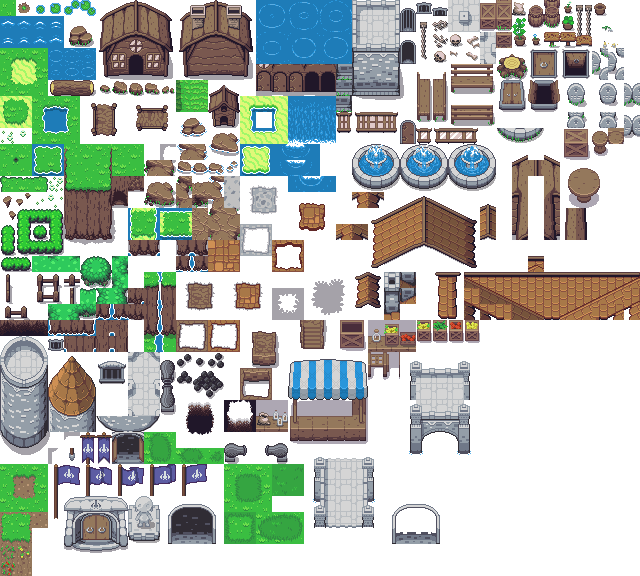
#> input picture assets/zelda-like/Overworld.png, 640 x 576 px, found by its file name
$ python depth_assets.py ../../assets/zelda-like/Overworld.png ../../assets/zelda-like/Overworld.png
#> lines starting #> are read from the running program, lines starting #| are printed output that depends on the picture
"""Builds the depth sorting snippet's art from the Zelda-like pack's Overworld.png.

ground: a 256x256 grass background. statue and flag: one 32x64 sprite each, with the art at the
bottom, so the sprite's bottom edge is the ground the thing stands on. stall: the market stall cut
into 9 pieces of 32x32, one frame each, left to right and top to bottom; the stall's bottom edge
is the bottom of the last row too. Semi-transparent shadows are blended onto the grass.

Usage: python3 depth_assets.py <assets/zelda-like folder> <snippets/depth folder>
"""
import json
import sys

from PIL import Image

TRANSPARENT = (255, 0, 255)  # palette index 0: any color the art doesn't use

assets, snippet = sys.argv[1:]
overworld = Image.open(f'{assets}/Overworld.png').convert('RGBA')
#> overworld is the input picture: PIL image 640x576 RGBA; mean R, G, B, A 59.9, 67.8, 59.2, 133.3
grass = overworld.crop((0, 0, 16, 16)).convert('RGB')
grass_pixels = list(grass.getdata())
#> grass_pixels = 256 items, first 6: (58, 190, 65), (58, 190, 65), (58, 190, 65), (58, 190, 65), (58, 190, 65), (58, 190, 65)
grass_color = max(set(grass_pixels), key=grass_pixels.count)
#> grass_color = (58, 190, 65)


def flatten(art):
    """RGBA to RGB: clear pixels become TRANSPARENT, soft shadows are blended onto the grass."""
    out = Image.new('RGB', art.size, TRANSPARENT)
    for index, (r, g, b, a) in enumerate(art.getdata()):
        if a:
            color = tuple(round((c * a + k * (255 - a)) / 255) for c, k in zip((r, g, b), grass_color))
            out.putpixel((index % art.size[0], index // art.size[0]), color)
    return out


def save_indexed(img, name, info):
    pixels = list(img.getdata())
    art = sorted(set(pixels) - {TRANSPARENT})
    if len(art) > 15:
        # Too many colors for 4bpp: let Pillow pick 15, keeping TRANSPARENT out of the mix.
        reduced = img.quantize(16, dither=Image.Dither.NONE).convert('RGB')
        pixels = [TRANSPARENT if p == TRANSPARENT else q for p, q in zip(pixels, reduced.getdata())]
        art = sorted(set(pixels) - {TRANSPARENT})
    colors = [TRANSPARENT] + art
    assert len(colors) <= 16, f'{name}: {len(colors)} colors, too many for 4bpp'
    colors += [(0, 0, 0)] * (16 - len(colors))
    out = Image.new('P', img.size)
    out.putdata([colors.index(p) for p in pixels])
    out.putpalette([c for color in colors for c in color])
    out.save(f'{snippet}/graphics/{name}.bmp')
    json.dump(info, open(f'{snippet}/graphics/{name}.json', 'w'), indent=4)


def bottom_aligned(box, width, height):
    art = flatten(overworld.crop(box))
    out = Image.new('RGB', (width, height), TRANSPARENT)
    out.paste(art, ((width - art.size[0]) // 2, height - art.size[1]))
    return out


ground = Image.new('RGB', (256, 256))
#> ground: PIL image 256x256 RGB; every value is 0
flipped = grass.transpose(Image.Transpose.FLIP_LEFT_RIGHT)
for y in range(16):
    for x in range(16):
        ground.paste(flipped if (x * 7 + y * 3) % 3 == 1 else grass, (x * 16, y * 16))
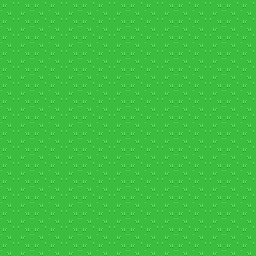
#> ground: PIL image 256x256 RGB; mean R, G, B 60.3, 190.8, 65.4
save_indexed(ground, 'ground', {'type': 'regular_bg', 'bpp_mode': 'bpp_4'})
#> in save_indexed, `pixels = list(img.getdata())`: pixels = 65536 items
#> in save_indexed, `art = sorted(set(pixels) - {TRANSPARENT})`: art = [(41, 151, 59), (58, 190, 65), (106, 221, 75)]
#> in save_indexed, `colors = [TRANSPARENT] + art`: colors = [(255, 0, 255), (41, 151, 59), (58, 190, 65), (106, 221, 75)]
#> in save_indexed, `colors += [(0, 0, 0)] * (16 - len(colors))`: colors = [(255, 0, 255), (41, 151, 59), (58, 190, 65), (106, 221, 75), (0, 0, 0), (0, 0, 0), (0, 0, 0), (0, 0, 0), (0, 0, 0), (0, 0, 0), (0, 0, 0), (0, 0, 0), (0, 0, 0), (0, 0, 0), (0, 0, 0), (0, 0, 0)]

save_indexed(bottom_aligned((128, 497, 160, 543), 32, 64), 'statue', {'type': 'sprite', 'height': 64})
#> the loop in flatten, `for index, (r, g, b, a) in enumerate(art.getdata()):` made 1472 passes
#> (r, g, b, a) on passes 1 to 12: (0, 0, 0, 0), (0, 0, 0, 0), (0, 0, 0, 0), (0, 0, 0, 0), (0, 0, 0, 0), (0, 0, 0, 0), (0, 0, 0, 0), (0, 0, 0, 0), (0, 0, 0, 0), (0, 0, 0, 0), (0, 0, 0, 0), (148, 158, 168, 255)
#> color on passes 74 to 79: (148, 158, 168), (213, 213, 213), (213, 213, 213), (213, 213, 213), (213, 213, 213), (213, 213, 213)
#> in save_indexed (call 2), `out = Image.new('P', img.size)`: out: PIL image 32x64 P; every value is 0
# Below the cloth, the flag's box also catches a gate's corner: keep only the pole there.
flag = overworld.crop((52, 464, 84, 520))
for y in range(26, 56):
    for x in range(8, 32):
        flag.putpixel((x, y), (0, 0, 0, 0))
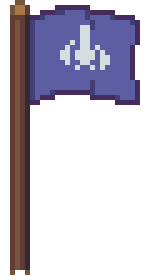
#> flag: PIL image 32x56 RGBA (shown 5 times larger); mean R, G, B, A 32.5, 28.2, 40.2, 85.9; transparent parts drawn white
overworld.paste(flag, (52, 464))
save_indexed(bottom_aligned((52, 464, 84, 520), 32, 64), 'flag', {'type': 'sprite', 'height': 64})
#> the loop in flatten (call 2), `for index, (r, g, b, a) in enumerate(art.getdata()):` made 1792 passes
#> color on passes 67, 68, 69, 70, 73, 74, 75, 76, 77, 78, 79, 80: (118, 84, 60), (168, 120, 72), (168, 120, 72), (98, 59, 55), (70, 43, 94), (70, 43, 94), (70, 43, 94), (64, 64, 119), (64, 64, 119), (93, 93, 163), (93, 93, 163), (93, 93, 163)

stall = bottom_aligned((288, 358, 368, 446), 96, 96)
#> call 3 of bottom_aligned, with box = (288, 358, 368, 446), width = 96, height = 96
#> in flatten (call 3), `out = Image.new('RGB', art.size, TRANSPARENT)`:
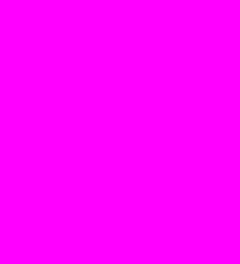
#> out: PIL image 80x88 RGB (shown 3 times larger); mean R, G, B 255, 0, 255
#> the loop in flatten (call 3), `for index, (r, g, b, a) in enumerate(art.getdata()):` made 7040 passes
#> color on passes 113 to 124: (80, 80, 96), (80, 80, 96), (80, 80, 96), (80, 80, 96), (80, 80, 96), (80, 80, 96), (80, 80, 96), (80, 80, 96), (80, 80, 96), (80, 80, 96), (80, 80, 96), (80, 80, 96)
#> after the loop in flatten (call 3), `for index, (r, g, b, a) in enumerate(art.getdata()):`:
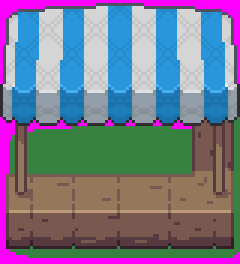
#> out: PIL image 80x88 RGB (shown 3 times larger); mean R, G, B 118.3, 120.5, 141.5
#> in bottom_aligned (call 3), `out = Image.new('RGB', (width, height), TRANSPARENT)`:
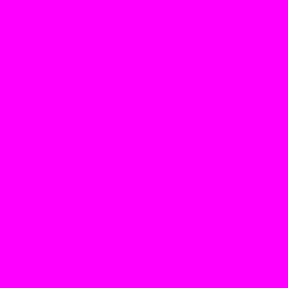
#> out: PIL image 96x96 RGB (shown 3 times larger); mean R, G, B 255, 0, 255
#> in bottom_aligned (call 3), `out.paste(art, ((width - art.size[0]) // 2, height - art.size[1]))`:
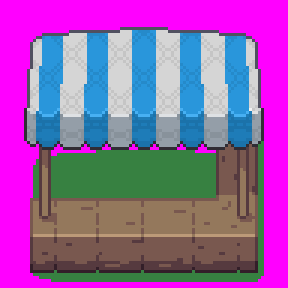
#> out: PIL image 96x96 RGB (shown 3 times larger); mean R, G, B 150.6, 92.1, 168.3
pieces = Image.new('RGB', (32, 32 * 9), TRANSPARENT)
for index in range(9):
    pieces.paste(stall.crop((index % 3 * 32, index // 3 * 32, index % 3 * 32 + 32, index // 3 * 32 + 32)), (0, index * 32))
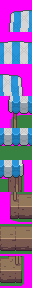
#> pieces: PIL image 32x288 RGB; mean R, G, B 150.6, 92.1, 168.3
save_indexed(pieces, 'stall', {'type': 'sprite', 'height': 32})
#> in save_indexed (call 4), `out = Image.new('P', img.size)`: out: PIL image 32x288 P; every value is 0

# How far below each sprite's center its art touches the ground, for the code's feet constants.
for name in ('hero', 'villager'):
#> (the run stopped early here; a loop or call above may not have finished)

$ run again, with assets/zelda-like/Inner.png copied over assets/zelda-like/Overworld.png
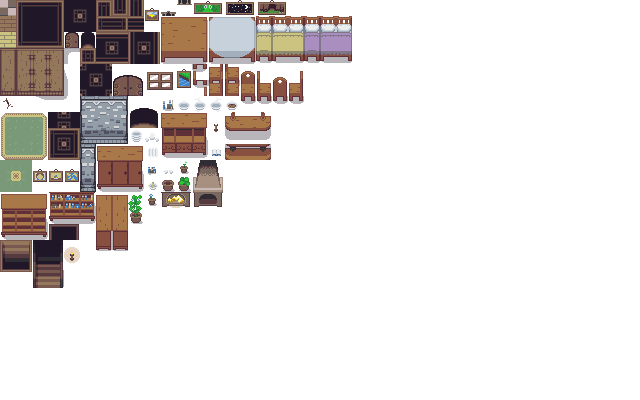
#> input picture assets/zelda-like/Inner.png, 640 x 400 px, found by its file name
#> overworld is the input picture: PIL image 640x400 RGBA; mean R, G, B, A 23.9, 19.7, 18, 50.6
#> `grass = overworld.crop((0, 0, 16, 16)).convert('RGB')`:
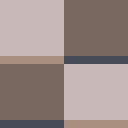
#> grass: PIL image 16x16 RGB (shown 8 times larger); mean R, G, B 154.9, 139.7, 135.9
#> grass_pixels = 256 items, first 6: (200, 184, 184), (200, 184, 184), (200, 184, 184), (200, 184, 184), (200, 184, 184), (200, 184, 184)
#> grass_color = (200, 184, 184)
#> after the loop `for y in range(16):`:
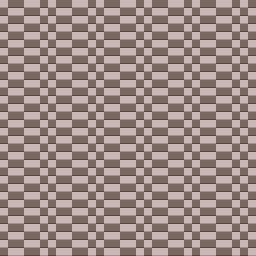
#> ground: PIL image 256x256 RGB; mean R, G, B 154.9, 139.7, 135.9
#> pixels = 65536 items
#> art = [(70, 75, 87), (120, 104, 96), (168, 144, 128), (200, 184, 184)]
#> in save_indexed, `colors = [TRANSPARENT] + art`: colors = [(255, 0, 255), (70, 75, 87), (120, 104, 96), (168, 144, 128), (200, 184, 184)]
#> in save_indexed, `colors += [(0, 0, 0)] * (16 - len(colors))`: colors = [(255, 0, 255), (70, 75, 87), (120, 104, 96), (168, 144, 128), (200, 184, 184), (0, 0, 0), (0, 0, 0), (0, 0, 0), (0, 0, 0), (0, 0, 0), (0, 0, 0), (0, 0, 0), (0, 0, 0), (0, 0, 0), (0, 0, 0), (0, 0, 0)]
#> flag: PIL image 32x56 RGBA; every value is 0

$ run again, with assets/zelda-like/cave.png copied over assets/zelda-like/Overworld.png
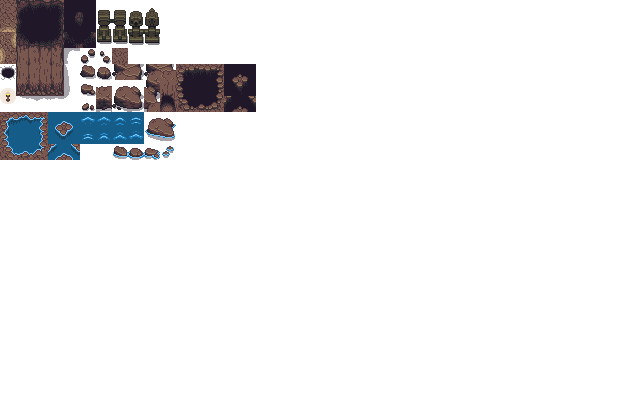
#> input picture assets/zelda-like/cave.png, 640 x 400 px, found by its file name
#> overworld is the input picture: PIL image 640x400 RGBA; mean R, G, B, A 6.4, 6.3, 7.4, 23.6
#> `grass = overworld.crop((0, 0, 16, 16)).convert('RGB')`:
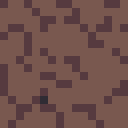
#> grass: PIL image 16x16 RGB (shown 8 times larger); mean R, G, B 111.8, 80.2, 74.8
#> grass_pixels = 256 items, first 6: (86, 58, 63), (121, 88, 79), (121, 88, 79), (86, 58, 63), (121, 88, 79), (121, 88, 79)
#> grass_color = (121, 88, 79)
#> after the loop `for y in range(16):`:
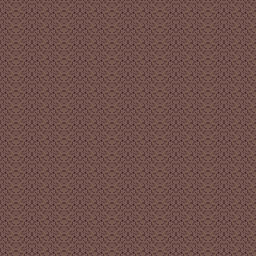
#> ground: PIL image 256x256 RGB; mean R, G, B 111.8, 80.2, 74.8
#> pixels = 65536 items
#> art = [(48, 44, 52), (86, 58, 63), (121, 88, 79)]
#> in save_indexed, `colors = [TRANSPARENT] + art`: colors = [(255, 0, 255), (48, 44, 52), (86, 58, 63), (121, 88, 79)]
#> in save_indexed, `colors += [(0, 0, 0)] * (16 - len(colors))`: colors = [(255, 0, 255), (48, 44, 52), (86, 58, 63), (121, 88, 79), (0, 0, 0), (0, 0, 0), (0, 0, 0), (0, 0, 0), (0, 0, 0), (0, 0, 0), (0, 0, 0), (0, 0, 0), (0, 0, 0), (0, 0, 0), (0, 0, 0), (0, 0, 0)]
#> flag: PIL image 32x56 RGBA; every value is 0

$ run again, with assets/zelda-like/character.png copied over assets/zelda-like/Overworld.png
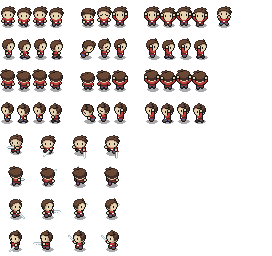
#> input picture assets/zelda-like/character.png, 272 x 256 px, found by its file name
#> overworld is the input picture: PIL image 272x256 RGBA; mean R, G, B, A 22.3, 17.3, 15.4, 47.4
#> grass_pixels = 256 items, first 6: (0, 0, 0), (0, 0, 0), (0, 0, 0), (0, 0, 0), (0, 0, 0), (0, 0, 0)
#> grass_color = (0, 0, 0)
#> after the loop `for y in range(16):`:
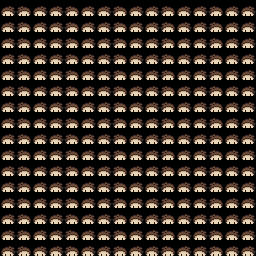
#> ground: PIL image 256x256 RGB; mean R, G, B 56.4, 47, 38.7
#> pixels = 65536 items
#> art = [(0, 0, 0), (23, 23, 23), (67, 46, 39), (106, 72, 52), (191, 167, 135), (232, 212, 178)]
#> in save_indexed, `colors = [TRANSPARENT] + art`: colors = [(255, 0, 255), (0, 0, 0), (23, 23, 23), (67, 46, 39), (106, 72, 52), (191, 167, 135), (232, 212, 178)]
#> in save_indexed, `colors += [(0, 0, 0)] * (16 - len(colors))`: colors = [(255, 0, 255), (0, 0, 0), (23, 23, 23), (67, 46, 39), (106, 72, 52), (191, 167, 135), (232, 212, 178), (0, 0, 0), (0, 0, 0), (0, 0, 0), (0, 0, 0), (0, 0, 0), (0, 0, 0), (0, 0, 0), (0, 0, 0), (0, 0, 0)]
#> flag: PIL image 32x56 RGBA; every value is 0
